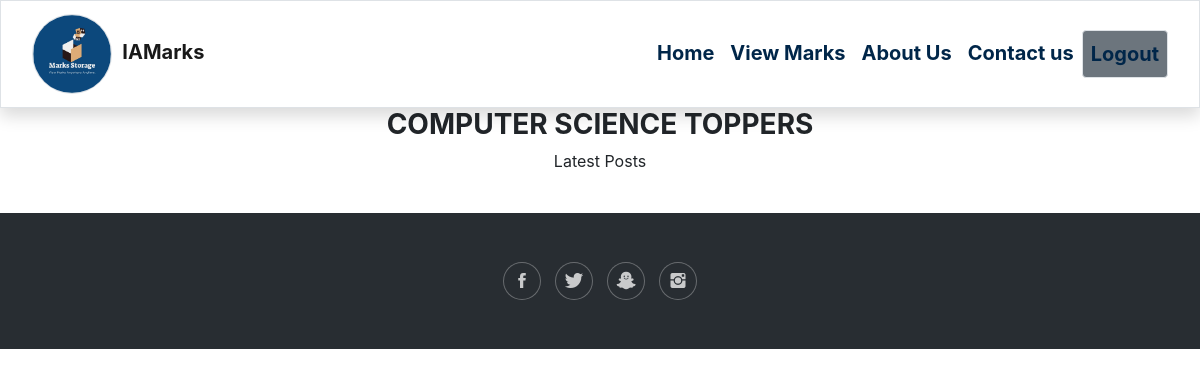
The app's page /student/csetoppers, older data.
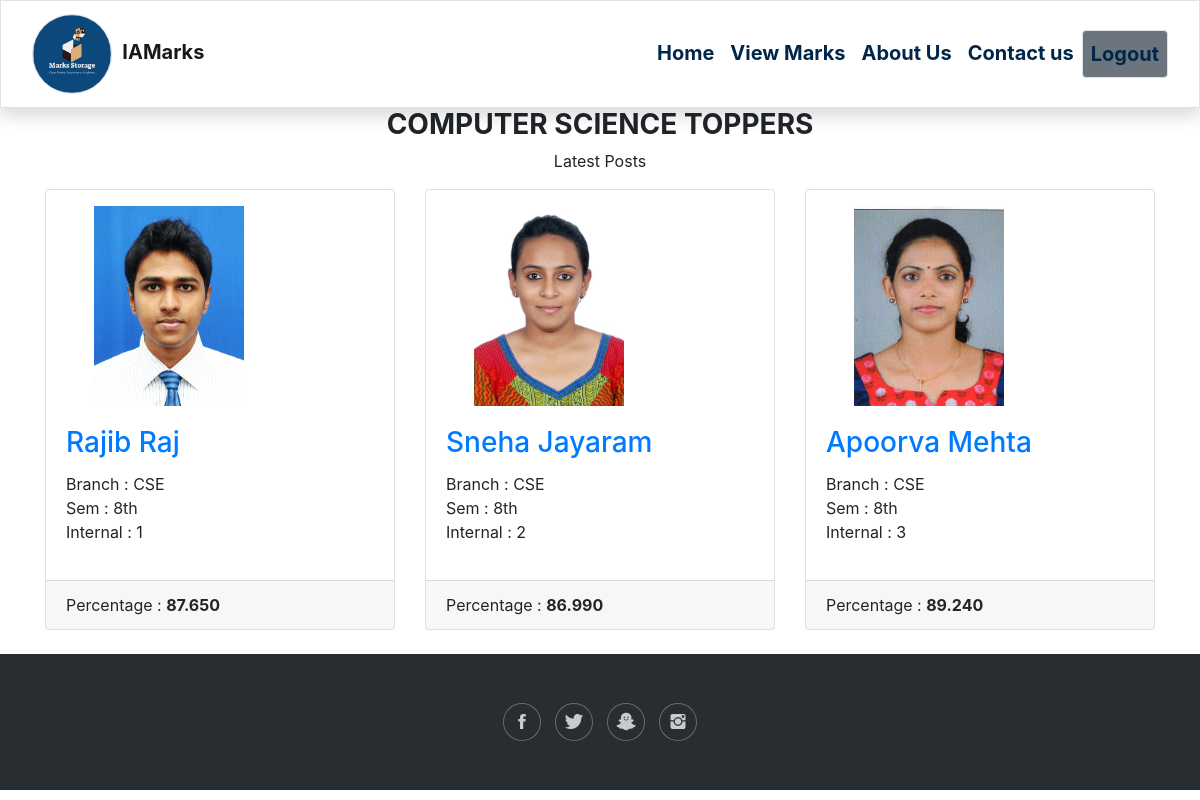
The same page, newer data.
### student/models.py (models this page shows, shortened)
class CseTopper(models.Model):
    sno=models.AutoField(primary_key=True)
    name=models.CharField(max_length=50)
    branch=models.CharField(max_length=20)
    sem=models.CharField(max_length=10)
    Internal=models.IntegerField()
    percentage=models.DecimalField(max_digits=6,decimal_places=3)
    img=models.ImageField(upload_to='toppersspic',blank=True,null=True)
    timeStamp=models.DateTimeField(blank=True)

### student/views.py (the view)
# urls.py: path('csetoppers',views.csetoppers,name="csetoppers"),
def csetoppers(request):
    posts=CseTopper.objects.all()
    context={'posts':posts}
    return render(request,'student/csetoppers.html',context)

### student/templates/student/csetoppers.html (shortened to what this page needs)
{% extends 'student/stud_basic.html' %}
{% load static %}
{% block body %}
 <section id="blog" class="blog-mf sect-pt4 route">
      <div class="container">
        <div class="row">
          <div class="col-sm-12">
            <div class="title-box text-center">
              <h3 class="title">
              <b>COMPUTER SCIENCE TOPPERS </b>
              </h3>
              <p class="subtitle-a">
               Latest Posts
              </p>
            </div>
          </div>
        </div>
        <div class="row">
         {% for  post in posts %}
          <div class="col-md-4">
            <div class="card card-blog">
              <div class="card-img mt-3 mx-5">
                <a href="{{post.img.url}}"><img src="{{post.img.url}}" alt="" class="img" height="200px" width="150px"></a>
              </div>
              <div class="card-body">
                <h3 class="card-title"><a href="blog-single.html">{{post.name}}</a></h3>
                <p class="card-description">
                  Branch : {{post.branch}}<br>
                  Sem : {{post.sem}}<br>
                  Internal : {{post.Internal}}
                </p>
              </div>
              <div class="card-footer">
                <div class="post-author">
                    <span class="author">Percentage : <b>{{post.percentage}}</b></span>
                </div>
              </div>
            </div>
          </div>
          <br>
          {% endfor %}
        </div>
      </div>
    </section>
{% endblock body %}

### student/templates/student/stud_basic.html (shortened to what this page needs)
{% load static %}
<!DOCTYPE html>
<html lang="en">
<head>
    <link rel="stylesheet" href="https://stackpath.bootstrapcdn.com/bootstrap/4.5.0/css/bootstrap.min.css">
     <link rel="stylesheet" href="https://cdnjs.cloudflare.com/ajax/libs/font-awesome/4.7.0/css/font-awesome.min.css">
    <link rel="stylesheet" href="{% static 'assets/bootstrap/css/bootstrap.min.css' %}">
    <link rel="stylesheet" href="{% static 'assets/fonts/font-awesome.min.css' %}">
    <link rel="stylesheet" href="{% static 'assets/fonts/ionicons.min.css' %}">
    <link rel="stylesheet" href="{% static 'assets/css/Footer-Dark.css' %}">
    <link rel="stylesheet" href="{% static 'assets/css/Select-Search.css' %}">
    <link rel="stylesheet" href="{% static 'assets/css/styles.css' %}">
    <link rel="stylesheet" href="{% static 'assets/css/Table-With-Search-1.css' %}">
    <link rel="stylesheet" href="{% static 'assets/css/Table-With-Search.css' %}">
    <link rel="stylesheet" href="{% static 'assets/css/untitled-1.css' %}">
    <link rel="stylesheet" href="{% static 'assets/css/untitled.css' %}">
</head>
<body>
    <nav class="navbar navbar-light navbar-expand-lg sticky-top border rounded-0 shadow" style="background-color: rgba(255,255,255,0.8);">
        <div class="container-fluid"><a class="navbar-brand" href="#" style="color: rgba(0,0,0,0.9);font-size: 20px;">
            <img class="img-fluid border rounded-circle" src="../static/assets/img/WhatsApp%20Image%202020-07-26%20at%208.17.11%20PM.jpeg" style="width: 80px;">
            <strong>&nbsp;IAMarks</strong></a>
            <div class="collapse navbar-collapse" id="navcol-1">
                <ul class="nav navbar-nav ml-auto" style="color: rgb(0,0,0);font-size: 20px;">
                    <li class="nav-item" role="presentation" style="color: rgb(0,0,0);"><a class="nav-link active d-inline-block view" href="/student" style="color: #002649;">
                        <strong>Home</strong></a></li>
                    <li class="nav-item" role="presentation"><a class="nav-link view" href="viewmarks" style="color: #002649;"><strong>View Marks</strong></a></li>
                    <li class="nav-item" role="presentation"><a class="nav-link view" href="aboutus" style="color: #002649;"><strong>About Us</strong></a></li>
                    <li class="nav-item" role="presentation"><a class="nav-link view" href="contactus" style="color: #002649;"><strong>Contact us</strong></a></li>
                    <li class="nav-item" role="presentation"><a class="nav-link bg-secondary border rounded view" href="/handleLogout" style="color: #002649;"><strong>Logout</strong></a></li>
                </ul>
            </div>
        </div>
    </nav>
    {% block body %}
    {% endblock body %}
    <div class="footer-dark mt-4">
        <footer>
            <div class="container">
                <div class="row">
                    <div class="col item social"><a href="#"><i class="icon ion-social-facebook"></i></a><a href="#"><i class="icon ion-social-twitter"></i></a><a href="#"><i class="icon ion-social-snapchat"></i></a><a href="#"><i class="icon ion-social-instagram"></i></a></div>
                </div>
            </div>
        </footer>
    </div>
</body>
</html>

### static/assets/css/Footer-Dark.css (style rules this page uses)
.footer-dark { padding: 50px 0; color: #f0f9ff; background-color: #282d32; }
.footer-dark .item.social { text-align: center; }
.footer-dark .item.social > a { font-size: 20px; width: 36px; height: 36px; line-height: 36px; display: inline-block; text-align: center; border-radius: 50%; box-shadow: 0 0 0 1px rgba(255,255,255,0.4); margin: 0 8px; color: #fff; opacity: 0.75; }

### static/assets/css/untitled-1.css (style rules this page uses)
.border { border: 1px solid #dee2e6!important; border-color: #ffff; }

Row changes from the older to the newer data that the page shows:
added CseTopper: img (picture), name "Rajib Raj", branch "CSE", sem "8th", Internal "1", percentage "87.650"
added CseTopper: img (picture), name "Sneha Jayaram", branch "CSE", sem "8th", Internal "2", percentage "86.990"
added CseTopper: img (picture), name "Apoorva Mehta", branch "CSE", sem "8th", Internal "3", percentage "89.240"
